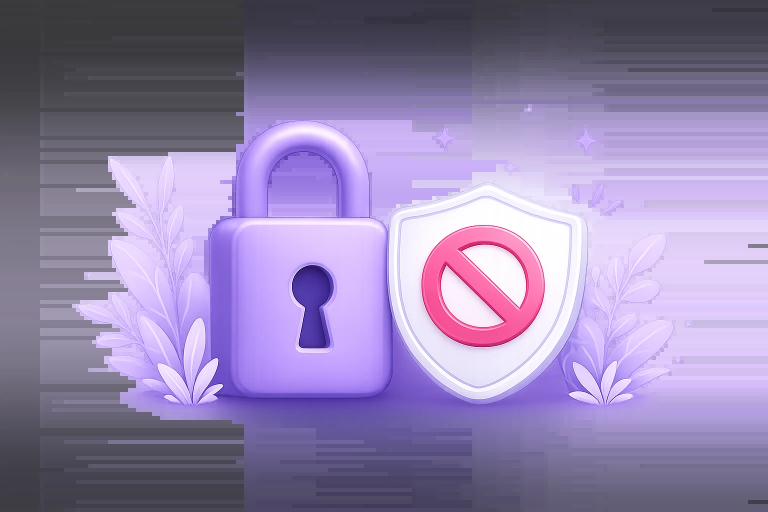
#> input picture frontend/src/assets/accessDenied/courses.webp, 1536 x 1024 px (shown at 1/2 size)
$ python -i masking_engine.py   (imports and definitions only)
#> lines starting #> are read from the running program, lines starting #| are printed output that depends on the picture; after the words box and inside, x2 and y2 are one past the last pixel; in counts of white or black regions, pixels touching at a corner belong together
### kyc-python-worker/worker_app/utils/logger.py
import logging
import os
from logging.handlers import TimedRotatingFileHandler

# Define the log directory (one level up from worker_app, matching backend structure)
BASE_DIR = os.path.dirname(os.path.dirname(os.path.abspath(__file__)))
LOG_DIR = os.path.join(BASE_DIR, 'logs')
os.makedirs(LOG_DIR, exist_ok=True)

# Define the custom log format mirroring Winston
# Format: [YYYY-MM-DD HH:mm:ss] LEVEL: message
class CustomFormatter(logging.Formatter):
    def format(self, record):
        # Ensure level name is uppercase
        record.levelname = record.levelname.upper()
        # Format the traceback if present, similar to Winston's stack printing
        if record.exc_info:
            record.exc_text = self.formatException(record.exc_info)
            record.exc_info = None

        return super().format(record)

log_format = '[%(asctime)s] %(levelname)s: %(message)s'
formatter = CustomFormatter(log_format, datefmt='%Y-%m-%d %H:%M:%S')

# 1. General Application Transport (Info level)
# Mirrors Winston's application-%DATE%.log behavior
info_handler = TimedRotatingFileHandler(
    filename=os.path.join(LOG_DIR, 'application.log'),
    when='midnight',
    interval=1,
    backupCount=14,
    encoding='utf-8'
)
info_handler.setLevel(logging.INFO)
info_handler.setFormatter(formatter)
# Suffix to match daily rotation pattern
info_handler.suffix = "%Y-%m-%d.log"

# 2. Dedicated Error Transport (Error level only)
# Mirrors Winston's error-%DATE%.log behavior
error_handler = TimedRotatingFileHandler(
    filename=os.path.join(LOG_DIR, 'error.log'),
    when='midnight',
    interval=1,
    backupCount=14,
    encoding='utf-8'
)
error_handler.setLevel(logging.ERROR)
error_handler.setFormatter(formatter)
# Suffix to match daily rotation pattern
error_handler.suffix = "%Y-%m-%d.log"

# 3. Console Handler
# Mirrors Winston's new winston.transports.Console()
console_handler = logging.StreamHandler()
console_handler.setLevel(logging.INFO)
console_handler.setFormatter(formatter)

# Create the logger instance
logger = logging.getLogger('eduvora_python_worker')
logger.setLevel(logging.INFO)
logger.addHandler(info_handler)
logger.addHandler(error_handler)
logger.addHandler(console_handler)

# Prevent log propagation to the root logger to avoid duplicate console outputs
logger.propagate = False

### kyc-python-worker/worker_app/services/masking_engine.py
import cv2
import pytesseract
import re
import os
import json
from worker_app.utils.logger import logger

RULES_PATH = os.path.join(os.path.dirname(os.path.dirname(__file__)), 'services', 'rules.json')

def load_masking_rules():
    try:
        with open(RULES_PATH, 'r') as f:
            full_rules = json.load(f)
            doc_rules = full_rules['documents']['1']

            return {
                "maskingRules": doc_rules['maskingRules'],
                "errorMessage": doc_rules['serverSideProcessing']['failClosedBehavior']['userMessage']
            }
    except Exception as e:
        logger.error(f"Failed to load rules.json for masking: {e}. Falling back to env vars.")
        return {
            "maskingRules": {
                "digitPattern": os.getenv("MASKING_DIGIT_PATTERN", r'^\d{4}$'),
                "minDigitGroupsRequired": int(os.getenv("MASKING_MIN_GROUPS", "2")),
                "groupsToMask": int(os.getenv("MASKING_GROUPS_TO_MASK", "2")),
                "maskColorRGB": [int(x) for x in os.getenv("MASKING_COLOR_RGB", "0,0,0").split(',')]
            },
            "errorMessage": "We could not clearly read your Aadhaar card. Please upload a clearer, un-skewed, well-lit photo of your Aadhaar card and try again."
        }

# [92 lines of commented-out code are left out]

def mask_aadhaar(image_path, require_digits=True):
    """
    OCR (Tesseract) and black-out masking for Aadhaar.
    Returns (True, None) if successful, (False, error_msg) if it fails.
    """
#> called with require_digits = True
    logger.info(f"Masking Aadhaar card at {image_path}")

    if not os.path.exists(image_path):
        logger.error(f"File does not exist: {image_path}")
        return False, 4

    img = cv2.imread(image_path)
#> img is the input picture: shape (1024, 1536, 3); mean B, G, R 173.9, 132.2, 147.7
    if img is None:
        logger.error(f"Failed to load image for masking: {image_path}")
        return False, 4

    gray = cv2.cvtColor(img, cv2.COLOR_BGR2GRAY)
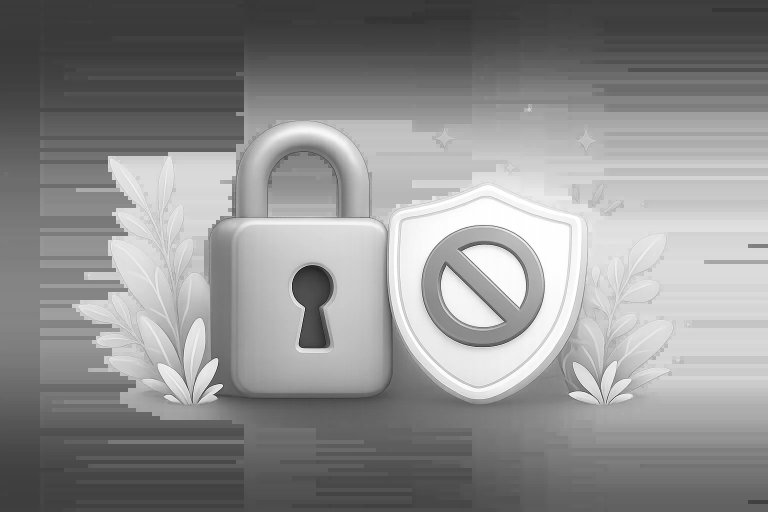
#> gray: shape (1024, 1536) (shown at 1/2 size); min 7, max 255, mean 141.6
    loaded_config = load_masking_rules()
#> (reads kyc-python-worker/worker_app/services/rules.json from the repository)
    rules = loaded_config['maskingRules']
    error_message = loaded_config['errorMessage']
    color_bgr = tuple(reversed(rules['maskColorRGB'])) # cv2 uses BGR instead of RGB

    img_h, img_w = gray.shape
#> img_h = 1024; img_w = 1536
    img_area = img_h * img_w
#> img_area = 1572864

    # ==========================================
    # 1. Find and Mask QR Code using OpenCV
    # ==========================================
    qr_detector = cv2.QRCodeDetector()
    found_qr = False

    # Attempt A: OpenCV Built-in Detector with Scaling
    for scale in [1.0, 0.5, 0.25]:
        if scale == 1.0:
            test_img = img
            test_gray = gray
        else:
            test_img = cv2.resize(img, (0, 0), fx=scale, fy=scale)
            test_gray = cv2.resize(gray, (0, 0), fx=scale, fy=scale)

        retval, decoded_info, points, straight_qrcode = qr_detector.detectAndDecodeMulti(test_img)

        if not retval or points is None:
            retval, decoded_info, points, straight_qrcode = qr_detector.detectAndDecodeMulti(test_gray)

        if not retval or points is None:
            retval, points = qr_detector.detectMulti(test_gray)

        if retval and points is not None and len(points) > 0:
            found_qr = True
            for qr_points in points:
                pts = (qr_points / scale).astype(int)
                cv2.fillPoly(img, [pts], color_bgr)
            logger.info(f"QR code detected at scale {scale} and successfully masked.")
            break
#> this loop made 3 passes
#> pass 2, in mask_aadhaar, `test_img = cv2.resize(img, (0, 0), fx=scale, fy=scale)`:
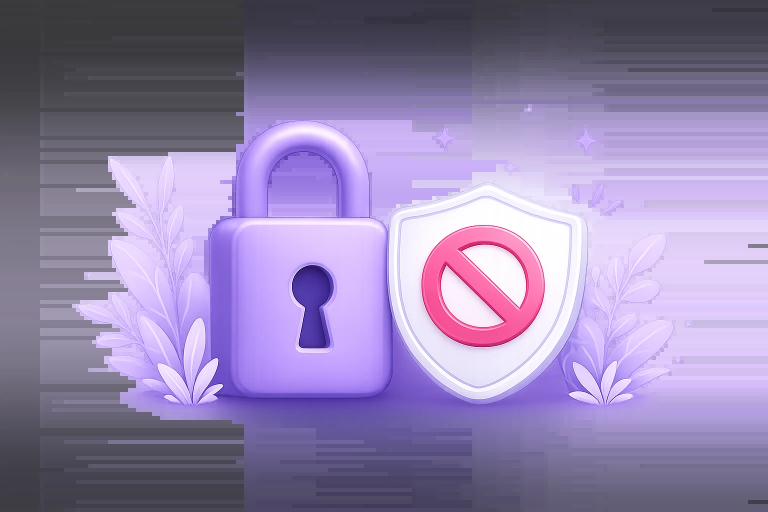
#> test_img: shape (512, 768, 3); mean B, G, R 174, 132.3, 147.7
#> pass 2, in mask_aadhaar, `test_gray = cv2.resize(gray, (0, 0), fx=scale, fy=scale)`:
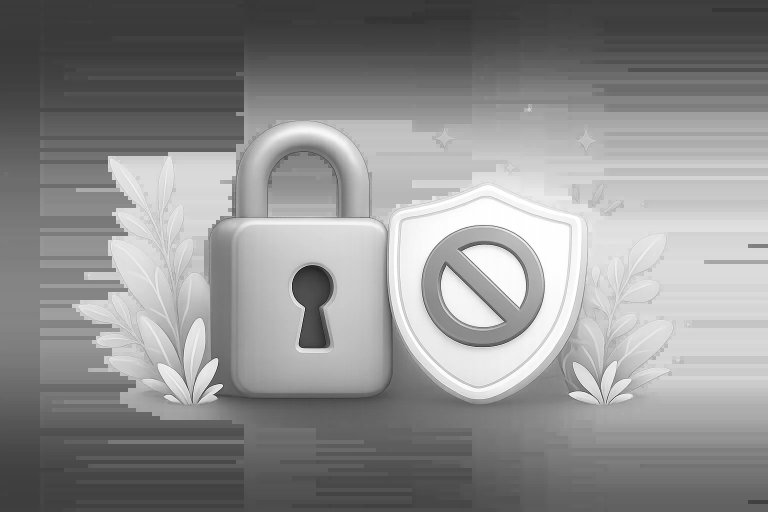
#> test_gray: shape (512, 768); min 21, max 255, mean 141.6

    # Attempt B: Canny Edge Density Blob Detection (Immune to background lighting)
    if not found_qr:
        logger.info("Built-in detector failed. Falling back to Canny Edge Blob Detection...")

        # 1. Blur and isolate high-contrast edges
        blur = cv2.GaussianBlur(gray, (5, 5), 0)
        edges = cv2.Canny(blur, 50, 150)
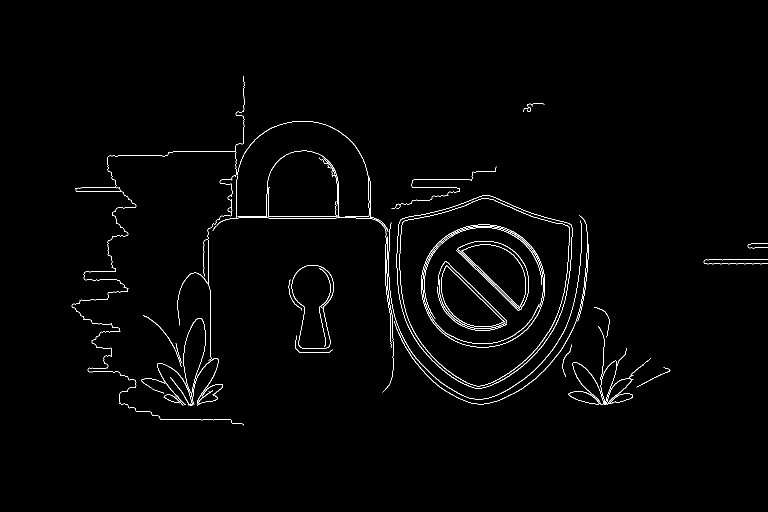
#> edges: shape (1024, 1536) (shown at 1/2 size); 1.3% white in thin lines or dots, all inside (x1, y1, x2, y2) = (143, 152, 1536, 851)

        # 2. Use MORPH_CLOSE to merge the dense grid of the QR code into a solid block.
        # CLOSE bridges the gaps inside the QR code but doesn't aggressively expand
        # its outer walls, preventing it from merging with the text below it.
        k_size = max(11, int(img_w * 0.015))
#> k_size = 23
        kernel = cv2.getStructuringElement(cv2.MORPH_RECT, (k_size, k_size))
#> kernel: shape (23, 23); every value is 1
        closed = cv2.morphologyEx(edges, cv2.MORPH_CLOSE, kernel)
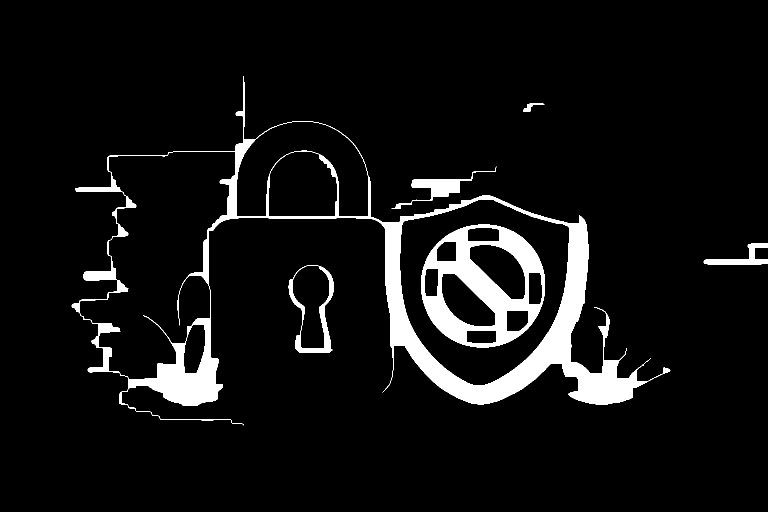
#> closed: shape (1024, 1536) (shown at 1/2 size); 6.8% white; 6 white regions, box (x1, y1, x2, y2) and area: (143, 152, 1341, 851) 72661, (842, 449, 1090, 695) 25448, (577, 530, 668, 706) 3207, (783, 333, 993, 418) 2766, (1407, 487, 1536, 529) 1845, (1046, 207, 1089, 224) 245

        # 3. Small dilate to ensure the block is a perfectly solid white square
        small_kernel = cv2.getStructuringElement(cv2.MORPH_RECT, (5, 5))
#> small_kernel = [[1, 1, 1, 1, 1], [1, 1, 1, 1, 1], [1, 1, 1, 1, 1], [1, 1, 1, 1, 1], [1, 1, 1, 1, 1]]
        dilated = cv2.dilate(closed, small_kernel, iterations=1)
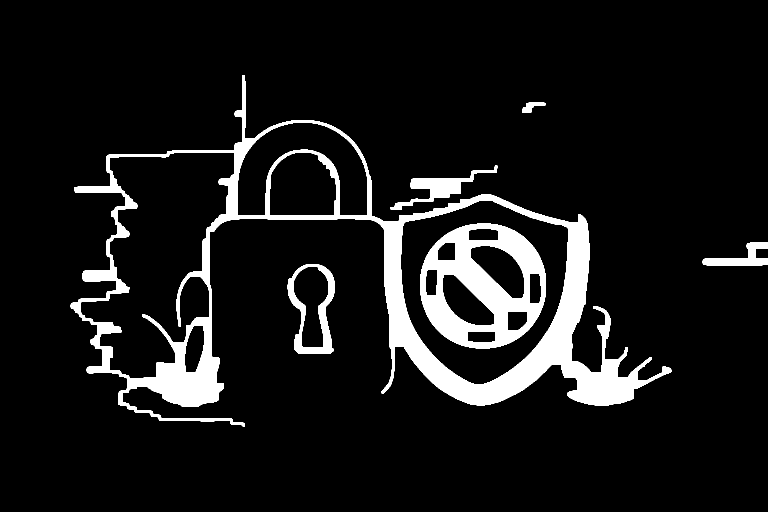
#> dilated: shape (1024, 1536) (shown at 1/2 size); 9.1% white; 6 white regions

        # Find contours of the white blocks on the black background
        contours, _ = cv2.findContours(dilated, cv2.RETR_EXTERNAL, cv2.CHAIN_APPROX_SIMPLE)
#> contours = 5 contours; box (x1, y1, x2, y2) and area: (141, 150, 1343, 853) 308322, (575, 528, 670, 708) 12412, (781, 331, 995, 420) 3798, (1405, 485, 1536, 531) 2418, (1044, 205, 1091, 226) 438

        for cnt in contours:
            area = cv2.contourArea(cnt)

            # QR codes usually occupy between 1.5% and 30% of the image area
            if img_area * 0.015 < area < img_area * 0.30:
                x, y, w, h = cv2.boundingRect(cnt)
                aspect_ratio = float(w) / h

                # Allow for skew/perspective distortion (0.6 to 1.7 aspect ratio)
                if 0.6 <= aspect_ratio <= 1.7:

                    # Ensure the block is relatively solid, not just a wireframe
                    hull = cv2.convexHull(cnt)
                    hull_area = cv2.contourArea(hull)
                    extent = area / hull_area if hull_area > 0 else 0

                    if extent > 0.4:
                        pad = max(15, int(img_w * 0.02))
                        cv2.rectangle(img,
                                      (max(0, x - pad), max(0, y - pad)),
                                      (min(img_w, x + w + pad), min(img_h, y + h + pad)),
                                      color_bgr, -1)
                        found_qr = True
                        logger.info("QR code successfully masked using Canny Blob Detection.")
                        break
#> this loop made 5 passes
#> (area, x, y, w, h, aspect_ratio) on pass 5: (308321.5, 141, 150, 1202, 703, 1.71)
#> area on passes 1 to 4: 12411.5, 2418, 3798, 438.5

    if not found_qr:
        logger.warning("No QR code detected to mask despite all attempts.")

    # ==========================================
    # 2. OCR text to find 4-digit groups
    # ==========================================
    try:
#> (the run stopped early here; a loop or call above may not have finished)
